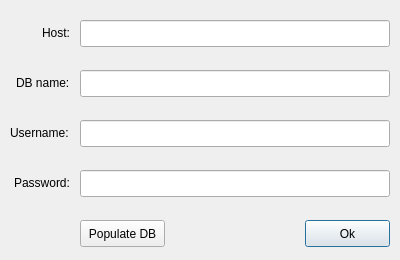
<?xml version="1.0" encoding="UTF-8"?>
<ui version="4.0">
 <class>dbDialog</class>
 <widget class="QDialog" name="dbDialog">
  <property name="geometry">
   <rect>
    <x>0</x>
    <y>0</y>
    <width>400</width>
    <height>260</height>
   </rect>
  </property>
  <property name="windowTitle">
   <string>Database information</string>
  </property>
  <widget class="QLineEdit" name="txtHost">
   <property name="geometry">
    <rect>
     <x>80</x>
     <y>20</y>
     <width>310</width>
     <height>27</height>
    </rect>
   </property>
  </widget>
  <widget class="QLabel" name="label">
   <property name="geometry">
    <rect>
     <x>42</x>
     <y>24</y>
     <width>31</width>
     <height>17</height>
    </rect>
   </property>
   <property name="text">
    <string>Host:</string>
   </property>
  </widget>
  <widget class="QLineEdit" name="txtDb">
   <property name="geometry">
    <rect>
     <x>80</x>
     <y>70</y>
     <width>310</width>
     <height>27</height>
    </rect>
   </property>
  </widget>
  <widget class="QLineEdit" name="txtUser">
   <property name="geometry">
    <rect>
     <x>80</x>
     <y>120</y>
     <width>310</width>
     <height>27</height>
    </rect>
   </property>
   <property name="echoMode">
    <enum>QLineEdit::Normal</enum>
   </property>
  </widget>
  <widget class="QLabel" name="label_2">
   <property name="geometry">
    <rect>
     <x>10</x>
     <y>124</y>
     <width>71</width>
     <height>17</height>
    </rect>
   </property>
   <property name="text">
    <string>Username:</string>
   </property>
  </widget>
  <widget class="QLabel" name="label_3">
   <property name="geometry">
    <rect>
     <x>14</x>
     <y>174</y>
     <width>61</width>
     <height>17</height>
    </rect>
   </property>
   <property name="text">
    <string>Password:</string>
   </property>
  </widget>
  <widget class="QLineEdit" name="txtPwd">
   <property name="geometry">
    <rect>
     <x>80</x>
     <y>170</y>
     <width>310</width>
     <height>27</height>
    </rect>
   </property>
   <property name="echoMode">
    <enum>QLineEdit::Password</enum>
   </property>
  </widget>
  <widget class="QLabel" name="label_4">
   <property name="geometry">
    <rect>
     <x>16</x>
     <y>74</y>
     <width>56</width>
     <height>17</height>
    </rect>
   </property>
   <property name="frameShape">
    <enum>QFrame::NoFrame</enum>
   </property>
   <property name="text">
    <string>DB name:</string>
   </property>
  </widget>
  <widget class="QPushButton" name="btnOk">
   <property name="geometry">
    <rect>
     <x>305</x>
     <y>220</y>
     <width>85</width>
     <height>27</height>
    </rect>
   </property>
   <property name="text">
    <string>Ok</string>
   </property>
   <property name="shortcut">
    <string>Return</string>
   </property>
  </widget>
  <widget class="QPushButton" name="btnpopulate">
   <property name="geometry">
    <rect>
     <x>80</x>
     <y>220</y>
     <width>85</width>
     <height>27</height>
    </rect>
   </property>
   <property name="text">
    <string>Populate DB</string>
   </property>
  </widget>
 </widget>
 <resources/>
 <connections/>
</ui>
